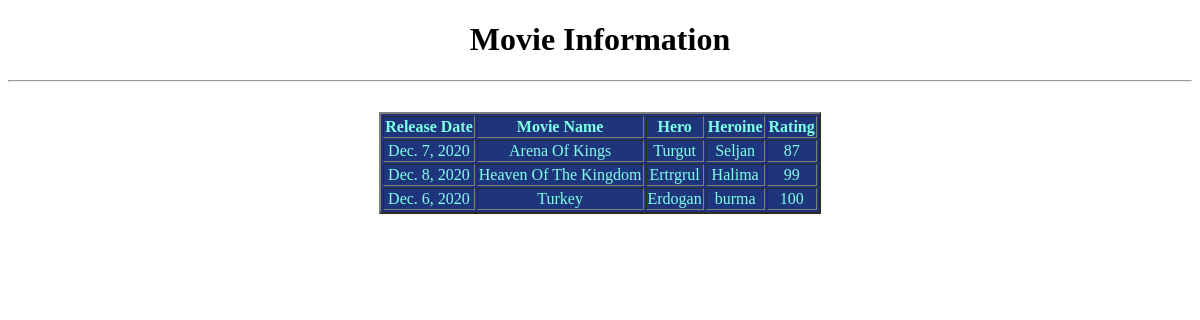
Page /list/ on the committed database.
### testapp/models.py (models this page shows)
class MovieModel(models.Model):
    r_date = models.DateField()
    movie_name = models.CharField(max_length=64)
    hero = models.CharField(max_length=64)
    heroine = models.CharField(max_length=64)
    rating = models.IntegerField()

### testapp/views.py (the view)
# urls.py: path('list/', views.list_movie),
def list_movie(request):
    movie_list = MovieModel.objects.all()
    return render(request, 'testapp/listmovie.html', {'movie_list': movie_list})

### templates/testapp/listmovie.html (shortened to what this page needs)
<!DOCTYPE html>
{% load static %}
<html lang="en">
<head>
    <link rel="stylesheet" href="{%static 'css/demo.css'%}">
</head>
<body>
<div>
<h1> Movie Information </h1><hr>
  {%if movie_list%}
   <table border="2" align="center">
       <thead>
          <th> Release Date </th>
          <th> Movie Name </th>
          <th> Hero </th>
          <th> Heroine </th>
          <th> Rating </th>
       </thead>
       {%for mov in movie_list%}
       <tr>
           <td> {{mov.r_date}} </td>
           <td> {{mov.movie_name}} </td>
           <td> {{mov.hero}} </td>
           <td> {{mov.heroine}} </td>
           <td> {{mov.rating}} </td>
       </tr>
       {%endfor%}
   </table>
    </div>
  {%else%}
    <p> Movie Not Release </p>
{%endif%}
</body>
</html>

### static/css/demo.css (style rules this page uses)
body { background-image:url(https://image.shutterstock.com/image-vector/christmas-greeting-card-calligraphic-season-450w-1192564498.jpg); background-repeat: no-repeat; color: black; background-size: cover; }

### templates/testapp/listmovie.html (style rules this page uses)
div { text-align: center; }
table { margin-top: 30px; color: #80ffe7; background-color: #1e347b; }

### rows in the picture
MovieModel: r_date "Dec. 7, 2020", movie_name "Arena Of Kings", hero "Turgut", heroine "Seljan", rating "87"
MovieModel: r_date "Dec. 8, 2020", movie_name "Heaven Of The Kingdom", hero "Ertrgrul", heroine "Halima", rating "99"
MovieModel: r_date "Dec. 6, 2020", movie_name "Turkey", hero "Erdogan", heroine "burma", rating "100"
